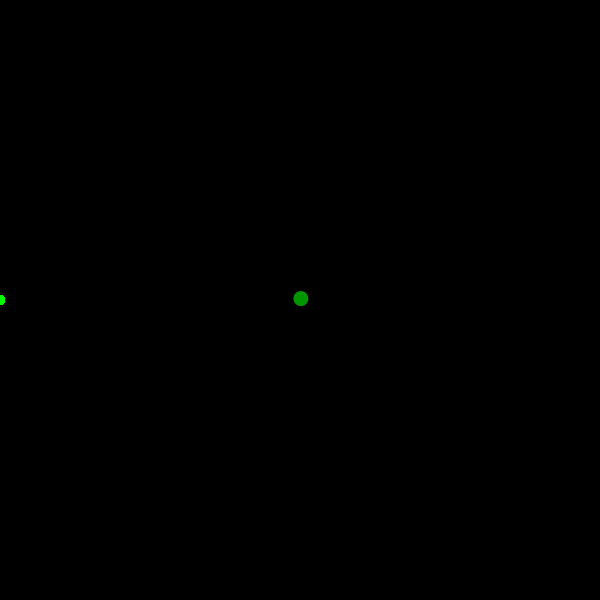
Frame 1 (no input)
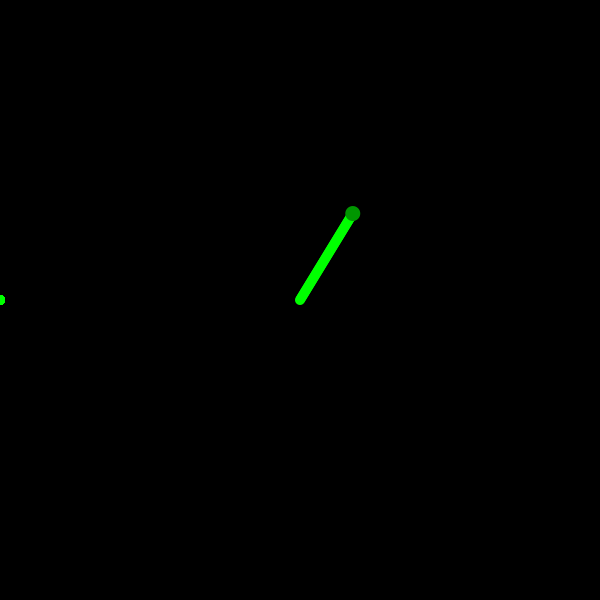
Frame 60 (the mouse pressed at the canvas centre just before this capture)
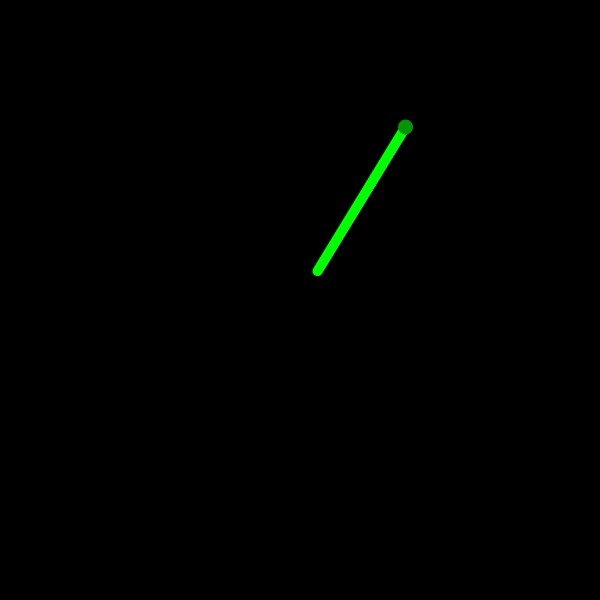
Frame 120 (the mouse held since frame 60 and released just before this capture)

The Processing sketch that drew these frames (run headless with seeded random() and noise(); from frame 60 on, the mouse is pressed at the canvas centre):

// Processing sketch: processing_58513
// ── processing_58513.pde

int a = 200;
float movmax = 10;
float movmin = 1;
Snake mysnake;
int snakelength = 100;

void setup() {
  size (600, 600);
  background(0);
  mysnake = new Snake();

    mysnake.xmov = random(-3, 3);
    mysnake.ymov = random(-3, 3);
}


void draw() {
  background(0);
    mysnake.movesnake();
    mysnake.display();
}

void mouseClicked (){
    mysnake.xmov = random(-5, 5);
    mysnake.ymov = random(-5, 5); 
}

class Snake {
  color c;
  float xpos;
  float ypos;
  float xmov;
  float ymov;
  Box[] tail;

  Snake() {                //Constructor
    c = color (0,255,0);
    xpos = width/2;
    ypos = height/2;
    xmov = 0;
    ymov = 0;
    tail=new Box[snakelength];
    
    for (int i = 0; i<snakelength; i++) {
      tail[i] = new Box();
      tail[i].xpos = 0;
      tail[i].xpos = 0;
      tail[i].c = c;
    }
    c = color (0,150,0);
  }

  void display() {
    for (int i = 0; i<snakelength; i++) {
      tail[i].display();
    }
    
    ellipseMode(CENTER);
    noStroke();
    fill(c);
    ellipse(xpos, ypos, 15, 15);
    
    
  }

  void movesnake() {
    movetail(xpos,ypos);
    xpos = xpos + xmov;
    ypos = ypos + ymov;
    if (xpos > width) {
      xpos = width;
      xmov = random(2, 5) * -1;
    }
    else {
      if (xpos < 0) {
        xpos = 0;
        xmov = random(2, 5);
      }
    }

    if (ypos > height) {
      ypos = height;
      ymov = random(2, 5) * -1;
    }
    else {
      if (ypos < 0) {
        ypos = 0;
        ymov = random(2, 5);
      }
    }
  }
  
  void movetail(float x,float y){
    for (int i=0;i<snakelength; i++){
      if(i+1 < snakelength) {
        tail[i].xpos = tail[i+1].xpos;
        tail[i].ypos = tail[i+1].ypos;
      }else{
        tail[i].xpos = x;
        tail[i].ypos = y;
      }
    }
  }
}


class Box {
  color c;
  float xpos;
  float ypos;
  float xmov;
  float ymov;

  Box() {
    c = color (255);
    xpos = width/2;
    ypos = height/2;
  }

  void display() {
    noStroke();
    ellipseMode(CENTER);
    fill(c);
    ellipse(xpos, ypos, 10, 10);
  }
}
